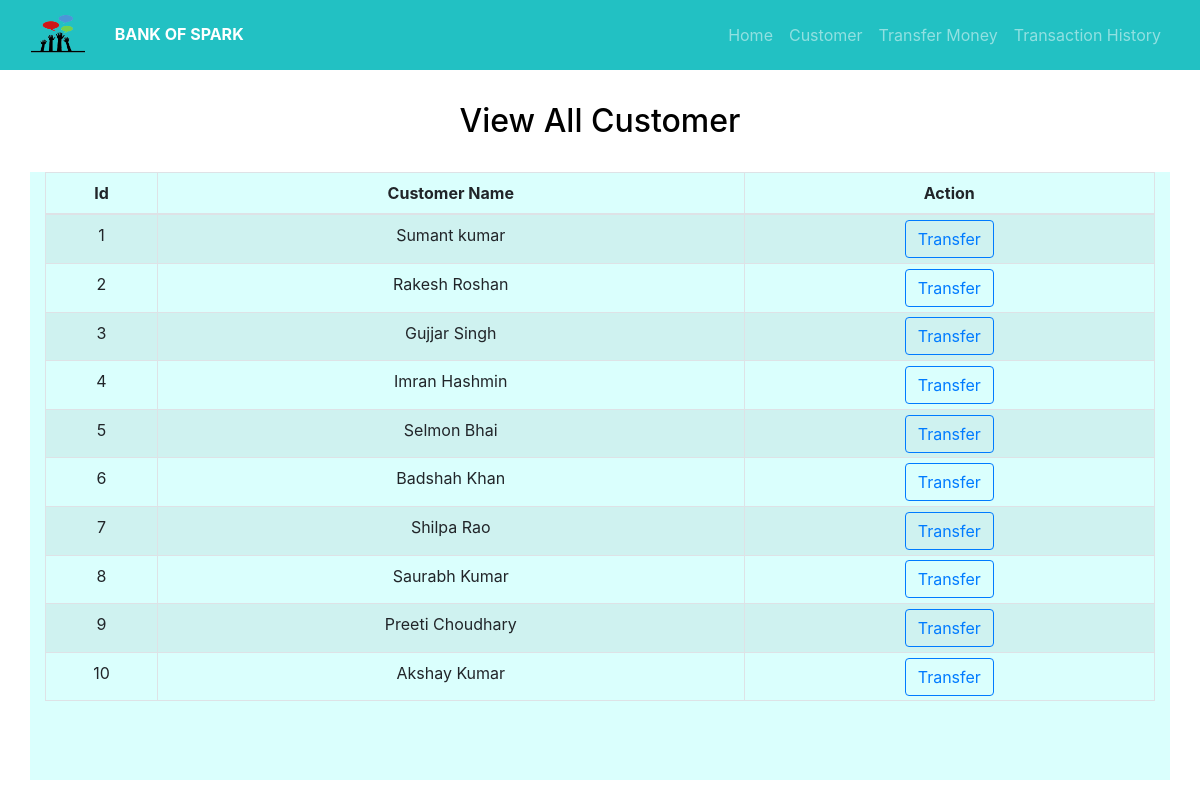
Screenshot of /viewalluser.php with the database file from the repository.
### tables this page shows
CREATE TABLE `users` (
  `id` int(11) NOT NULL,
  `name` varchar(250) NOT NULL,
  `email` varchar(100) NOT NULL,
  `balance` varchar(500) NOT NULL
);

### viewalluser.php (the view, shortened to what this page needs)
<!DOCTYPE html>
<html lang="en">
<head>
  <link rel="stylesheet" href="https://stackpath.bootstrapcdn.com/bootstrap/4.5.2/css/bootstrap.min.css">
  <link href="css/style.css" rel="stylesheet">
</head>
<body>
  <?php
  include 'navbar.php';
  include 'database.php';
  $sql = "SELECT * FROM users";
  $result = mysqli_query($conn, $sql);
  ?>
 <br/>
    <div class="container-fuild">
        <div class="container">
            <h2 class="text-center pt-2">View All Customer</h2>
            <br>
            <div class="row">
                <div class="col">
                    <div class="table-responsive-sm">
                        <table class="table table-hover table-sm table-striped table-condensed table-bordered">
                            <thead>
                                <tr>
                                    <th scope="col" class="text-center py-2">Id</th>
                                    <th scope="col" class="text-center py-2">Customer Name</th>
                                    <th scope="col" class="text-center py-2">Action</th>
                                </tr>
                            </thead>
                            <tbody>
                                <?php
                                while ($rows = mysqli_fetch_assoc($result)) {
                                ?>
                                    <tr>
                                        <td class="py-2"><?php echo $rows['id'] ?></td>
                                        <td class="py-2"><?php echo $rows['name'] ?></td>
                                        <td><a href="selecteduserdetail.php?id= <?php echo $rows['id']; ?>"> <button type="button" class="btn btn-outline-primary">Transfer</button></a></td>
                                    </tr>
                                <?php
                                }
                                ?>
                            </tbody>
                        </table>
                    </div>
                </div>
            </div>
        </div>
    </div>
</body>
</html>

### css/style.css (style rules this page uses)
* { padding: 0px; margin: 0px; }
.container { color: #fafafa; }
.row { display: -ms-flexbox; display: flex; -ms-flex-wrap: wrap; flex-wrap: wrap; margin-right: -15px; margin-left: -15px; text-align: center; padding-bottom: 63px; }

### viewalluser.php (style rules this page uses)
.row { text-align: center; background-color: #dafffd; }
h2 { color: #000; }

### rows the page displays
users: id "1", name "Sumant kumar"
users: id "2", name "Rakesh Roshan"
users: id "3", name "Gujjar Singh"
users: id "4", name "Imran Hashmin"
users: id "5", name "Selmon Bhai"
users: id "6", name "Badshah Khan"
users: id "7", name "Shilpa Rao"
users: id "8", name "Saurabh Kumar"
users: id "9", name "Preeti Choudhary"
users: id "10", name "Akshay Kumar"
